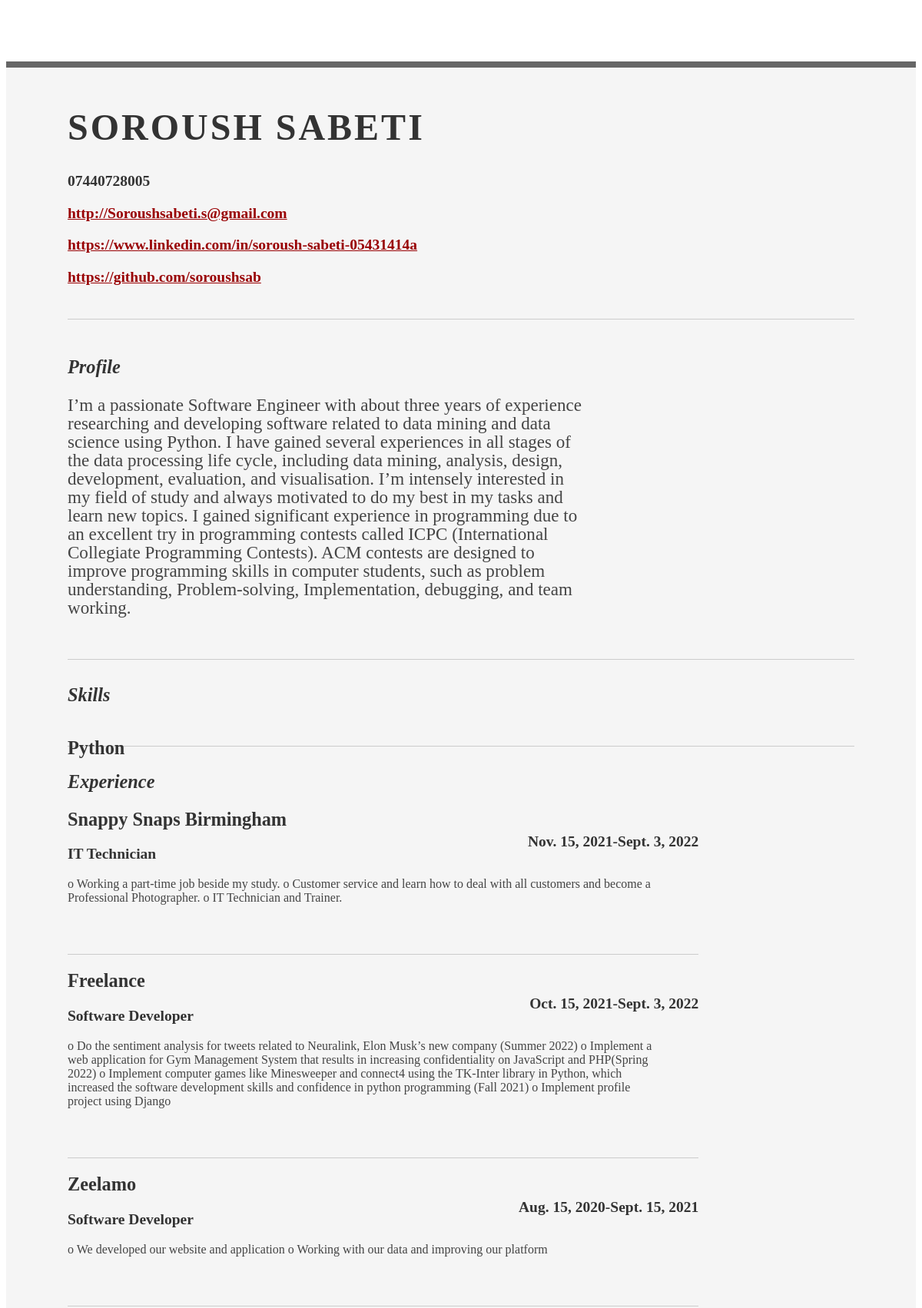
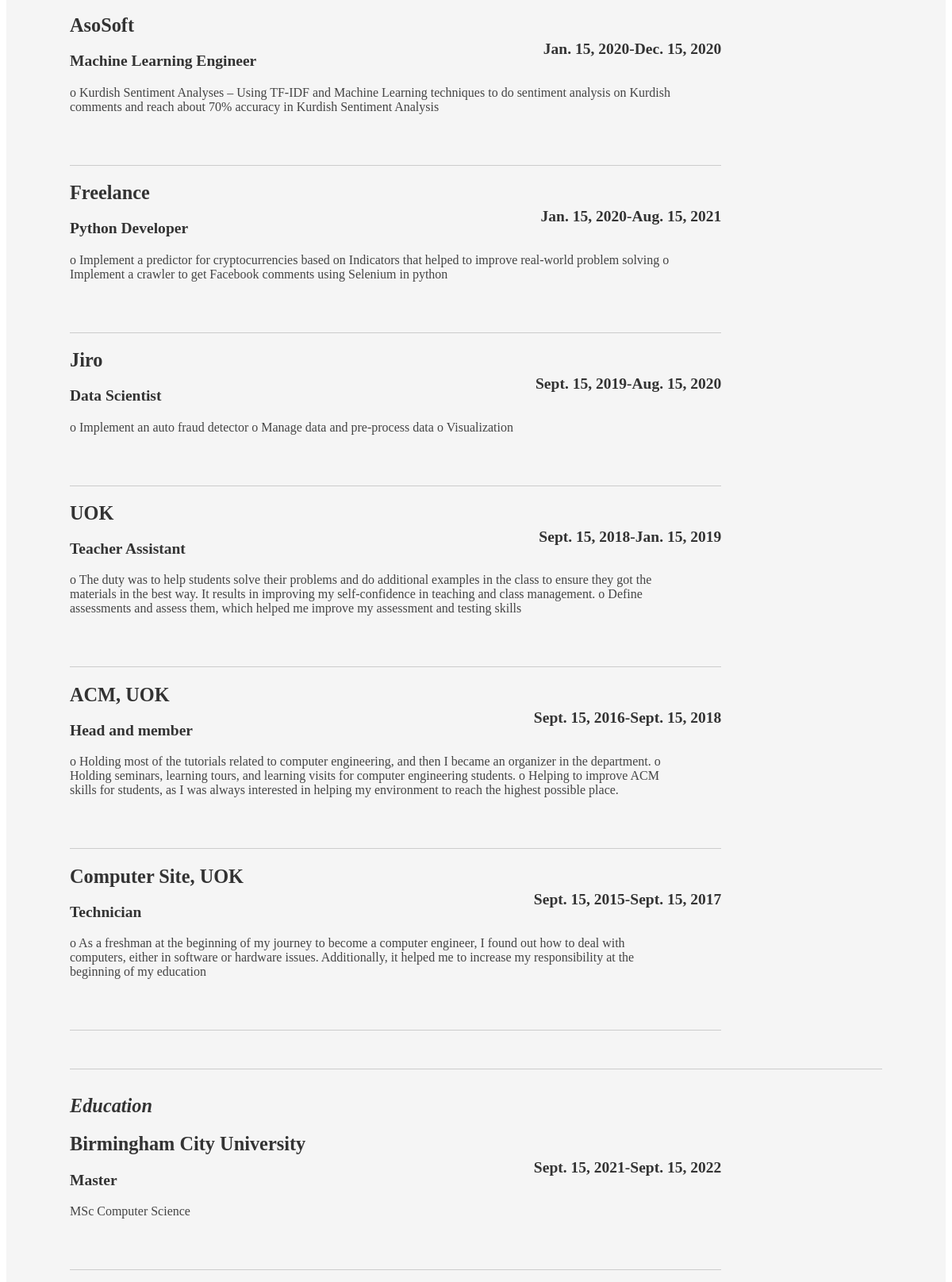
The page / (upper part) on the database its author committed (2 pictures, top to bottom).
### index/models.py (models this page shows, shortened)
class Content(models.Model):
    ID = models.AutoField(primary_key=True)
    Firstname = models.CharField(max_length=150)
    Lastname = models.CharField(max_length=150)
    Contactnumber = models.CharField(max_length=11)
    Email = models.URLField()
    LinkedIn = models.URLField()
    GitHub = models.URLField()
    Profile_description = models.TextField()

class Skills(models.Model):
    ID = models.AutoField(primary_key=True)
    Name = models.CharField(max_length=255)

class Experience(models.Model):
    ID = models.AutoField(primary_key=True)
    Name = models.CharField(max_length=255)
    Role = models.CharField(max_length=255)
    Experience_description = models.TextField()
    start = models.DateField()
    end = models.DateField()

class Educations(models.Model):
    ID = models.AutoField(primary_key=True)
    Name = models.CharField(max_length=255)
    Level = models.CharField(max_length=255)
    Education_description = models.TextField()
    start = models.DateField()
    end = models.DateField()

### index/views.py (the view)
# urls.py: path(r'', views.index , name= 'index'),
def index(request):
    content = Content.objects.all()
    education = Educations.objects.order_by('-start')
    experienc = Experience.objects.order_by('-start')
    skill = Skills.objects.all()
    language = Languages.objects.all()
    index_dic = {
        'info': {
            'title':content[0].Firstname +' ' + content[0].Lastname,
            'Firstname':content[0].Firstname,
            'Lastname':content[0].Lastname,
            'Contactnumber':content[0].Contactnumber,
            'Email':content[0].Email,
            'LinkedIn':content[0].LinkedIn,
            'GitHub':content[0].GitHub,
            'Profile_description':content[0].Profile_description,
        },
        'educations':
            education,
        'experience':
            experienc,
        'languages':
            language,
        'skills':
            skill,
    }
    return render(request,'index/index.html',context=index_dic)

### templates/index/index.html (shortened to what this page needs)
<!DOCTYPE html">
{% load static %}
<html>
<head>
	<link rel="stylesheet" type="text/css" href="http://yui.yahooapis.com/2.7.0/build/reset-fonts-grids/reset-fonts-grids.css"  />
	<link rel="stylesheet" type="text/css" href="{% static "css/styles.css" %}" />
</head>
<body>
<div id="doc2" class="yui-t7">
	<div id="inner">
		<div id="hd">
			<div class="yui-gc">
				<div class="yui-u first">
					<h1>{{ info.title }}</h1>
				</div>
				<div class="yui-u">
					<div class="contact-info">
						<h3><span class="material-symbols-outlined">{{ info.Contactnumber }}</span></h3>
						<h3><a href="mailto:{{ info.Email }}">{{ info.Email }}</a></h3>
						<h3><a href="{{ info.LinkedIn }}">{{ info.LinkedIn }}</a></h3>
						<h3><a href="{{ info.GitHub }}">{{ info.GitHub }}</a></h3>
					</div>
				</div>
			</div>
		</div>
		<div id="bd">
			<div id="yui-main">
				<div class="yui-b">
					<div class="yui-gf">
						<div class="yui-u first">
							<h2>Profile</h2>
						</div>
						<div class="yui-u">
							<p class="enlarge">
							{{ info.Profile_description }}
							</p>
						</div>
					</div>
					<div class="yui-gf">
						<div class="yui-u first">
							<h2>Skills</h2>
						</div>
						<div class="yui-u">
								{% for sk in skills %}
								<div class="talent">
									<h2>{{sk.Name}}</h2>
								</div>
								{% endfor %}
						</div>
					</div>
					<div class="yui-gf">
						<div class="yui-u first">
							<h2>Experience</h2>
						</div>
						<div class="yui-u">
							{% for ex in experience %}
							<div class="job">
								<h2>{{ex.Name}}</h2>
								<h3>{{ex.Role}}</h3>
								<h4>{{ex.start}}-{{ex.end}}</h4>
								<p>{{ex.Experience_description}}</p>
							</div>
							{% endfor %}
						</div>
					</div>
					<div class="yui-gf last">
						<div class="yui-u first">
							<h2>Education</h2>
						</div>
						<div class="yui-u">
							{% for ed in educations %}
							<div class="job">
							<h2>{{ed.Name}}</h2>
							<h3>{{ed.Level}}</h3>
							<p>{{ed.Education_description}}</p>
							<h4>{{ed.start}}-{{ed.end}}</h4>
						</div>
							{% endfor %}
						</div>
					</div>
				</div>
			</div>
		</div>
	</div>
</div>
</body>
</html>

### static/css/styles.css (style rules this page uses)
body { font-family: Georgia; color: #444; }
#inner { padding: 10px 80px; margin: 80px auto; background: #f5f5f5; border: solid #666; border-width: 8px 0 2px 0; }
.yui-gf { margin-bottom: 2em; padding-bottom: 2em; border-bottom: 1px solid #ccc; }
#hd { margin: 2.5em 0 3em 0; padding-bottom: 1.5em; border-bottom: 1px solid #ccc }
#bd, #ft { margin-bottom: 2em; }
#hd h1 { font-size: 48px; text-transform: uppercase; letter-spacing: 3px; }
h2 { font-size: 152% }
h3, h4 { font-size: 122%; }
h1, h2, h3, h4 { color: #333; }
p { font-size: 100%; line-height: 18px; padding-right: 3em; }
a { color: #990003 }
p.enlarge { font-size: 144%; padding-right: 6.5em; line-height: 24px; }
.contact-info { margin-top: 7px; }
.first h2 { font-style: italic; }
.last { border-bottom: 0 }
.job { position: relative; margin-bottom: 1em; padding-bottom: 1em; border-bottom: 1px solid #ccc; }
.job h4 { position: absolute; top: 0.35em; right: 0 }
.job p { margin: 0.75em 0 3em 0; }
.last { border: none; }
.talent { width: 32%; float: left }
.talent h2 { margin-bottom: 6px; }
.yui-gf .yui-u { width:80.2%; }
.yui-gf div.first { width:12.3%; }

### rows shown on the page
Content: Contactnumber "07440728005", Email "http://Soroushsabeti.s@gmail.com", LinkedIn "https://www.linkedin.com/in/soroush-sabeti-05431414a", GitHub "https://github.com/soroushsab", Profile_description "I’m a passionate Software Engineer with about three years of experience researching and developing software related to data mining and data science using Python. I have gained several experiences in all stages of the data processing life cycle, including data mining, analysis, design, development, evaluation, and visualisation. I’m intensely interested in my field of study and always motivated to do my best in my tasks and learn new topics. I gained significant experience in programming due to an excellent try in programming contests called ICPC (International Collegiate Programming Contests). ACM contests are designed to improve programming skills in computer students, such as problem…"
Skills: Name "Python"
Experience: Name "Snappy Snaps Birmingham", Role "IT Technician", start "Nov. 15, 2021", end "Sept. 3, 2022", Experience_description "o Working a part-time job beside my study. o Customer service and learn how to deal with all customers and become a Professional Photographer. o IT Technician and Trainer."
Experience: Name "Freelance", Role "Software Developer", start "Oct. 15, 2021", end "Sept. 3, 2022", Experience_description "o Do the sentiment analysis for tweets related to Neuralink, Elon Musk’s new company (Summer 2022) o Implement a web application for Gym Management System that results in increasing confidentiality on JavaScript and PHP(Spring 2022) o Implement computer games like Minesweeper and connect4 using the TK-Inter library in Python, which increased the software development skills and confidence in python programming (Fall 2021) o Implement profile project using Django"
Experience: Name "Zeelamo", Role "Software Developer", start "Aug. 15, 2020", end "Sept. 15, 2021", Experience_description "o We developed our website and application o Working with our data and improving our platform"
Experience: Name "AsoSoft", Role "Machine Learning Engineer", start "Jan. 15, 2020", end "Dec. 15, 2020", Experience_description "o Kurdish Sentiment Analyses – Using TF-IDF and Machine Learning techniques to do sentiment analysis on Kurdish comments and reach about 70% accuracy in Kurdish Sentiment Analysis"
Experience: Name "Freelance", Role "Python Developer", start "Jan. 15, 2020", end "Aug. 15, 2021", Experience_description "o Implement a predictor for cryptocurrencies based on Indicators that helped to improve real-world problem solving o Implement a crawler to get Facebook comments using Selenium in python"
Experience: Name "Jiro", Role "Data Scientist", start "Sept. 15, 2019", end "Aug. 15, 2020", Experience_description "o Implement an auto fraud detector o Manage data and pre-process data o Visualization"
Experience: Name "UOK", Role "Teacher Assistant", start "Sept. 15, 2018", end "Jan. 15, 2019", Experience_description "o The duty was to help students solve their problems and do additional examples in the class to ensure they got the materials in the best way. It results in improving my self-confidence in teaching and class management. o Define assessments and assess them, which helped me improve my assessment and testing skills"
Experience: Name "ACM, UOK", Role "Head and member", start "Sept. 15, 2016", end "Sept. 15, 2018", Experience_description "o Holding most of the tutorials related to computer engineering, and then I became an organizer in the department. o Holding seminars, learning tours, and learning visits for computer engineering students. o Helping to improve ACM skills for students, as I was always interested in helping my environment to reach the highest possible place."
Experience: Name "Computer Site, UOK", Role "Technician", start "Sept. 15, 2015", end "Sept. 15, 2017", Experience_description "o As a freshman at the beginning of my journey to become a computer engineer, I found out how to deal with computers, either in software or hardware issues. Additionally, it helped me to increase my responsibility at the beginning of my education"
Educations: Name "Birmingham City University", Level "Master", Education_description "MSc Computer Science", start "Sept. 15, 2021", end "Sept. 15, 2022"

### other values the page prints
{{ info.title }} "SOROUSH SABETI"
